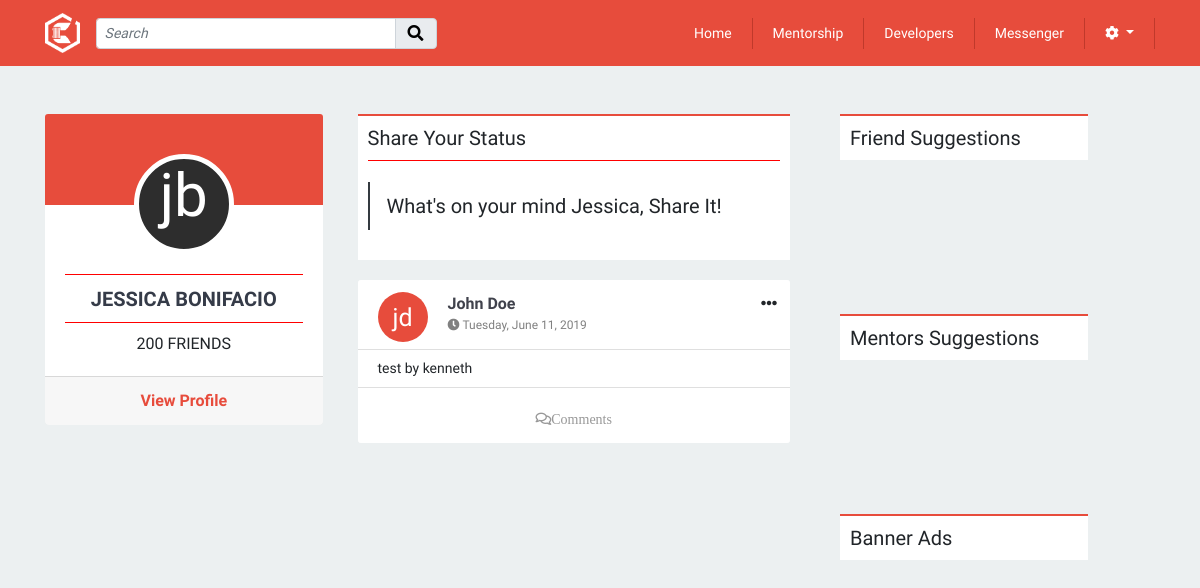
The app's page /includes/homepage/homepage.php, older data.
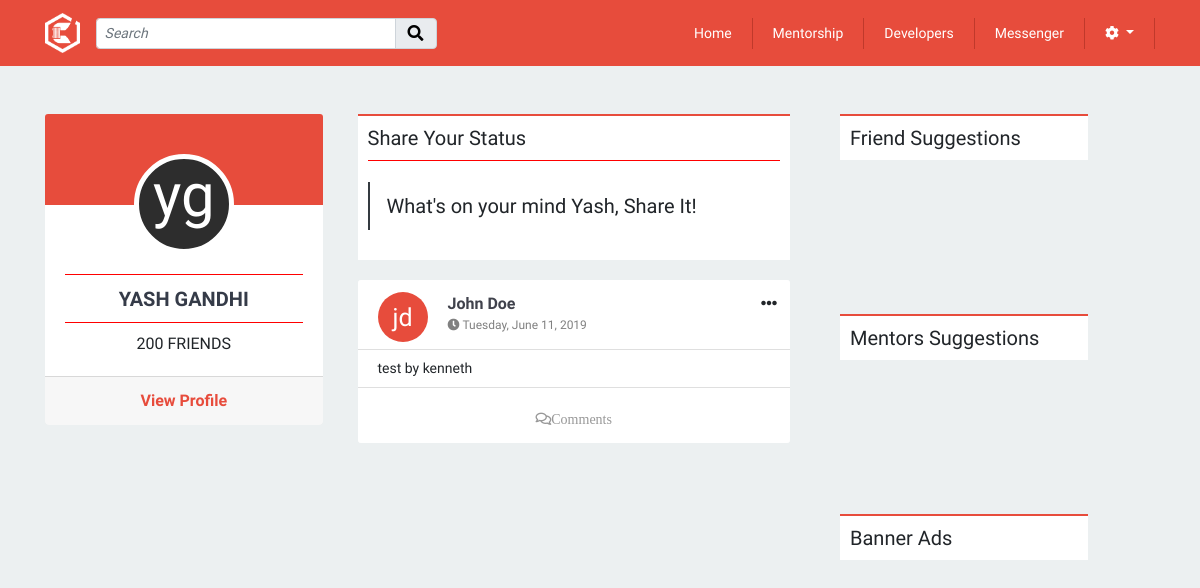
The same page, newer data.
### tables this page shows
CREATE TABLE `profiles` (
  `id` int(11) NOT NULL,
  `fname` varchar(255) NOT NULL,
  `lname` varchar(255) NOT NULL,
  `email` varchar(255) NOT NULL,
  `contact` varchar(255) NOT NULL,
  `image` longtext,
  `location` varchar(255) DEFAULT NULL,
  `position` varchar(255) DEFAULT NULL,
  `portfolio_url` varchar(255) DEFAULT NULL,
  `mentorship_status` tinyint(1) DEFAULT NULL,
  `user_id` int(11) NOT NULL
);

CREATE TABLE `statuss` (
  `id` int(11) NOT NULL,
  `message` varchar(1200) NOT NULL,
  `status_date` datetime NOT NULL DEFAULT CURRENT_TIMESTAMP,
  `profile_id` int(11) NOT NULL
);

### config.php (called while the page is built, shortened)
<?php
	$csspath = ROOTPATH. "css/";

### models/status/status.php (called while the page is built, shortened)
<?php
class Status
{
	public function getAllStatus($db){
		$query = "SELECT * FROM statuss ORDER BY status_date DESC";
		$pdost = $db->prepare($query);
		$pdost->execute();
		$status = $pdost->fetchAll(PDO::FETCH_OBJ);
		return $status;
	}
}

### models/profile/user-profile.php (called while the page is built, shortened)
<?php
class Profile
{
	public function getProfileById($id, $db){
		$query = "SELECT * FROM profiles WHERE id = :id";
		$pdost = $db->prepare($query);
		$pdost->bindParam(':id', $id);
		$pdost->execute();
		$profile = $pdost->fetch(PDO::FETCH_OBJ);
		return $profile;
	}
}

### includes/homepage/homepage.php (the view, shortened to what this page needs)
<?php
require_once '../../session.php';
require_once '../../config.php';
require_once 'header.php';
require_once MODELS_PATH . "/database.php";
require_once MODELS_PROFILE_PATH . "/user-profile.php";
require_once MODELS_STATUS_PATH . "/status.php";
	$profile_id = $_SESSION['spId'];
	$query = "SELECT * FROM profiles WHERE id = :id";
	$db = Database::getDb();
	$pdost = $db->prepare($query);
	$pdost->bindParam(":id", $profile_id);
	$profile = $pdost->execute();
	$profile = $pdost->fetch(PDO::FETCH_OBJ);
	$s = new Status();
	$statuss =  $s->getAllStatus($db);
	$p = new Profile();
	 $fName = $profile->fname;
	 $lName = $profile->lname;
	$firstChar = mb_substr($fName, 0, 1, "UTF-8");
	$secChar = mb_substr($lName, 0, 1, "UTF-8");
?>
<br>
<br>
<div class="container">
	<div class="row">
		<div class="col-md-3 homepage-left-sidebar">
			<div class="card text-center">
				<div class="card-header homepage-left-sidebar-header">
					<div class="dev-profile-contatiner" style="margin:0 auto;top:30px;">
						<div class="profile-avatar-circle">
							<span class="profile-initials"><?php echo $firstChar . $secChar ?></span>
						</div>
					</div>
				</div>
				<div class="card-body text-center">
					<hr>
					<a href="../userProfile/user-profile.php" class="text-center" style="font-weight:bold; font-size:20px; text-transform:uppercase"><?php echo $profile->fname . " " . $profile->lname; ?></a>
					<hr>
					<p>200 FRIENDS</p>
				</div>
				<div class="card-footer text-muted">
					<a href="../userProfile/user-profile.php" class="" style="color: #E74C3C;font-weight:bold;">View Profile</a>
				</div>
			</div>
		</div>
		<div class="col-md-5 homepage-profile">
			<h5 class="sidebar-h5" style="background:white;">Share Your Status
				<hr />
				<div class="status-container">
					<button type="button" class="btn btn-block btn-lg text-left status-text-modal" data-toggle="modal" data-target="#exampleModalCenter">
						What's on your mind <?= $profile->fname ?>, Share It!
					</button>
				</div>
			</h5>
			<div>
				<?php require_once "../../includes/status/status-list.php";?>
			</div>
		</div>
		<div class="col-md-3 homepage-right-sidebar">
			<div class="sidebar-right-height">
				<h5 class="sidebar-h5">Friend Suggestions</h5>
			</div>
			<div class="sidebar-right-height">
				<h5 class="sidebar-h5">Mentors Suggestions</h5>
			</div>
			<div class="sidebar-right-height">
				<h5 class="sidebar-h5">Banner Ads</h5>
			</div>
		</div>
	</div>
</div>
<?php
require_once 'footer.php';
?>

### includes/header.php (shortened to what this page needs)
<?php
require_once "../../config.php";
?>
<!doctype html>
<html lang="en">
<head>
	<link rel="stylesheet" href="https://stackpath.bootstrapcdn.com/bootstrap/4.3.1/css/bootstrap.min.css">
	<link rel="stylesheet" href="<?= $csspath ?>style.css">
	<link rel="stylesheet" href="https://use.fontawesome.com/releases/v5.8.2/css/all.css">
	<link rel="stylesheet" href="../../js/alertifyjs/css/alertify.css">
	<link rel="stylesheet" href="../../js/alertifyjs/css/themes/default.css">
</head>
<body>
	<header id="header">
		<nav class="navbar navbar-expand-lg navbar-dark header-bg">
			<div class="container">
				<a class="navbar-brand" href="../homepage/homepage.php"><img src="../../images/logo.png" style="height:40px"></a>
				<div class="collapse navbar-collapse" id="navbarSupportedContent">
					<form class="form-inline my-2 my-lg-0">
						<div class="input-group">
							<input type="text" class="form-control form-control-sm" placeholder="Search" aria-label="Recipient's username" aria-describedby="basic-addon2"  style="width:300px;">
							<div class="input-group-append">
								<span class="input-group-text" id="basic-addon2"><i class="fas fa-search"></i></span>
							</div>
						</div>
					</form>
					<ul class="navbar-nav ml-auto">
						<li class="nav-item active">
							<a class="nav-link" href="../homepage/homepage.php">home <span class="sr-only">(current)</span></a>
						</li>
						<li class="nav-item">
							<a class="nav-link" href="../mentorship/mentorship.php">mentorship</a>
						</li>
						<li class="nav-item">
							<a class="nav-link" href="../developers/developers.php">developers</a>
						</li>
						<li class="nav-item">
							<a class="nav-link" href="../chat/chat-home.php">messenger</a>
						</li>
						<li class="nav-item dropdown">
							<a class="nav-link dropdown-toggle" href="#" id="navbarDropdown" role="button" data-toggle="dropdown" aria-haspopup="true" aria-expanded="false">
								<i class="fas fa-cog"></i>
							</a>
						</li>
					</ul>
				</div>
			</div>
		</nav>
	</header>

### includes/status/status-list.php (shortened to what this page needs)
<?php
foreach($statuss as $status){
	$profile = $p->getProfileById($status->profile_id, $db);
	$datePosted = date('l, F d, Y', strtotime($status->status_date));
	$fName = $profile->fname;
	$lName = $profile->lname;
	$firstChar = mb_substr($fName, 0, 1, "UTF-8");
	$secChar = mb_substr($lName, 0, 1, "UTF-8");
	echo '<div class="card text-center status-container">'
	.'<div class="card-header text-left status-headbg">'
	. '<div class="status-avatar-circle">'
	. '<span class="status-initials">' . $firstChar . $secChar . '</span>'
	. '</div>'
	. '<div class="status-userInfo">' . '<span class="status-userName">' . $fName . " " . $lName
	. '</span>'
	. '<span class="status-date"><i class="fas fa-clock"></i>&nbsp;'
	. $datePosted
	. '</span>'
	. '</div>'
	. '</div>'
	.'<div class="card-body status-card-body">'
	. '<span class="status-content">' . $status->message . '</span>'
	.'</div>'
	. '<div class="status-settings mr-auto">'
	.'<div class="dropdown">'
	.'<a class="btn" href="#" role="button" id="dropdownMenuLink" data-toggle="dropdown" aria-haspopup="true" aria-expanded="false">'
	. '<i class="fas fa-ellipsis-h"></i>'
	.'</a>'
	.'<div class="dropdown-menu" aria-labelledby="dropdownMenuLink">';
	echo '</div>'
	.'</div>'
	. '</div>'
	.'<div class="card-footer status-headbg">';
	 echo ' <button class="btn comment-button btn-block" type="button" data-toggle="collapse" data-target="#collapseComments' . $status->id . '" aria-expanded="false" aria-controls="collapseComments">'
   . '<i class="far fa-comments">Comments</i>'
  .'</button>';
	echo "</div>" . '</div>';
}
?>

### includes/footer.php (shortened to what this page needs)
  </body>
</html>

### css/style.css (style rules this page uses)
body { font-family: 'Muli', sans-serif; background: #ecf0f1; }
hr { display: block; height: 1px; border: 0; border-top: 1px solid red; margin: 0.5em 0; padding: 0; }
a { text-decoration: none; color: #353b48; }
p { margin: 0; padding: 0; }
.header-bg { background: #e74c3c !important; }
.card { border: none !Important; }
.input-group-text { color: black !important; }
.fa-search { color: black !important; }
.nav-link { padding: 5px 20px !important; font-size: 14px; text-transform: capitalize; color: #fff !important; border-right: 1px solid #c0392b; }
.card-body { padding-top: 0 !important; }
span { margin: 0; }
.row { margin: 0 auto; }
.profile-avatar-circle { margin: 0 auto; width: 100px; height: 100px; background-color: #2d2d2d; border: 5px solid #fff; text-align: center; border-radius: 50%; -webkit-border-radius: 50%; -moz-border-radius: 50%; }
.profile-initials { position: relative; top: 22px; font-size: 60px; line-height: 30px; color: #fff; text-transform: lowercase; }
.card-header.homepage-left-sidebar-header { padding-top: 40px; background: linear-gradient(to bottom, #E74C3C 60%, #FFFFFF 40%); border: none; }
.homepage-profile { margin: 0 20px; }
.homepage-left-sidebar, .homepagge-right-sidebar { padding: 0; }
.status-container { border: none; border-left: 2px solid #343A40; margin: 20px 0; }
.status-card-body { padding: .5rem 0 !important; }
.status-card-body > span { padding-bottom: 0 !important; }
.status-content { font-size: 14px; display: block !important; text-align: justify !important; word-wrap: break-word; padding: 0 20px; }
.fa-comments, .status-delete, .fa-user-edit, .fa-thumbs-up, .fa-share-square { color: white; font-size: 14px; color: #989898; text-align: center }
::placeholder { color: grey; font-style: italic; }
.status-date { display: block; color: grey; font-size: 12px; margin: 0; padding-bottom: 10px; }
.status-userName { margin-right: 60px; color: #40424C; font-weight: 500; margin: 0; text-transform: capitalize; font-weight: bold; }
.status-userInfo { float: left; }
.status-avatar-circle { float: left; display: inline-block; margin-right: 20px; width: 50px; height: 50px; background-color: #E74C3C; text-align: center; border-radius: 50%; -webkit-border-radius: 50%; -moz-border-radius: 50%; }
.status-initials { position: relative; top: 12.5px; font-size: 25px; line-height: 25px; color: #fff; text-transform: lowercase; }
.status-headbg { background: #fff !important; padding-bottom: 5px; }
.status-settings { color: #6C757D; right: 0; top: 5px; position: absolute; }
.sidebar-h5 { border-top: 2px solid #E74C3C; background: #fff; padding: 10px; text-align: left; }
.sidebar-right-height { height: 200px; overflow: auto; }

Row changes from the older to the newer data that the page shows:
no longer on this page (row unchanged): profiles: fname "j", lname "b", fname "JESSICA", lname "BONIFACIO", fname "Jessica"
added profiles: fname "y", lname "g", fname "YASH", lname "GANDHI", fname "Yash"
